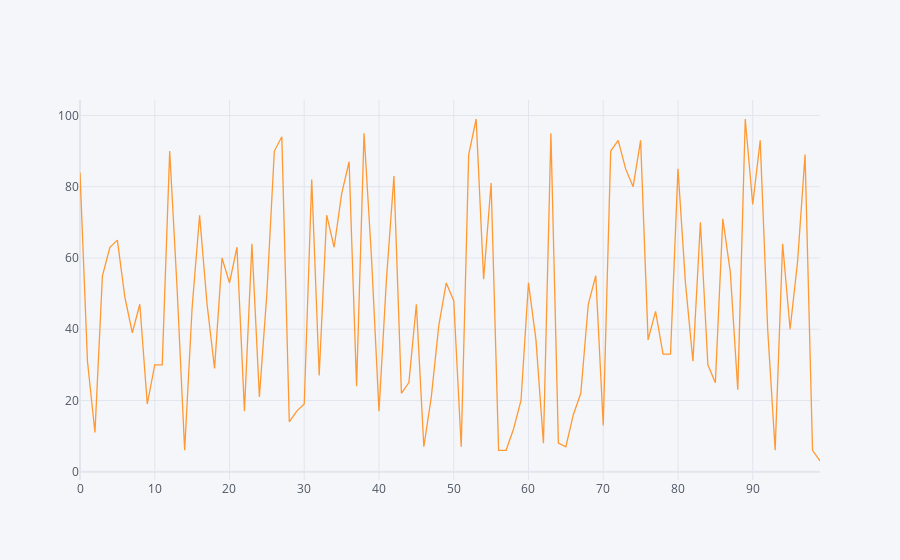

Source (notebook cell):
### Code cell
# To check the trend inside the above data
df.iplot()

### Figure 1 — Plotly figure (JSON) as saved in the notebook; plotly's stock layout.template omitted (floating-point values rounded to 4 significant figures)
{"data": [{"line": {"color": "rgba(255, 153, 51, 1.0)", "dash": "solid", "shape": "linear", "width": 1.3}, "mode": "lines", "name": "0", "text": "", "type": "scatter", "x": [0, 1, 2, 3, 4, 5, 6, 7, 8, 9, 10, 11, 12, 13, 14, 15, 16, 17, 18, 19, 20, 21, 22, 23, 24, 25, 26, 27, 28, 29, 30, 31, 32, 33, 34, 35, 36, 37, 38, 39, 40, 41, 42, 43, 44, 45, 46, 47, 48, 49, 50, 51, 52, 53, 54, 55, 56, 57, 58, 59, 60, 61, 62, 63, 64, 65, 66, 67, 68, 69, 70, 71, 72, 73, 74, 75, 76, 77, 78, 79, 80, 81, 82, 83, 84, 85, 86, 87, 88, 89, 90, 91, 92, 93, 94, 95, 96, 97, 98, 99], "y": [84, 31, 11, 55, 63, 65, 49, 39, 47, 19, 30, 30, 90, 51, 6, 46, 72, 47, 29, 60, 53, 63, 17, 64, 21, 50, 90, 94, 14, 17, 19, 82, 27, 72, 63, 78, 87, 24, 95, 60, 17, 54, 83, 22, 25, 47, 7, 21, 41, 53, 48, 7, 89, 99, 54, 81, 6, 6, 12, 20, 53, 37, 8, 95, 8, 7, 16, 22, 47, 55, 13, 90, 93, 85, 80, 93, 37, 45, 33, 33, 85, 53, 31, 70, 30, 25, 71, 56, 23, 99, 75, 93, 40, 6, 64, 40, 59, 89, 6, 3]}], "layout": {"legend": {"bgcolor": "#F5F6F9", "font": {"color": "#4D5663"}}, "paper_bgcolor": "#F5F6F9", "plot_bgcolor": "#F5F6F9", "title": {"font": {"color": "#4D5663"}}, "xaxis": {"gridcolor": "#E1E5ED", "showgrid": true, "tickfont": {"color": "#4D5663"}, "title": {"font": {"color": "#4D5663"}, "text": ""}, "zerolinecolor": "#E1E5ED"}, "yaxis": {"gridcolor": "#E1E5ED", "showgrid": true, "tickfont": {"color": "#4D5663"}, "title": {"font": {"color": "#4D5663"}, "text": ""}, "zerolinecolor": "#E1E5ED"}}}
